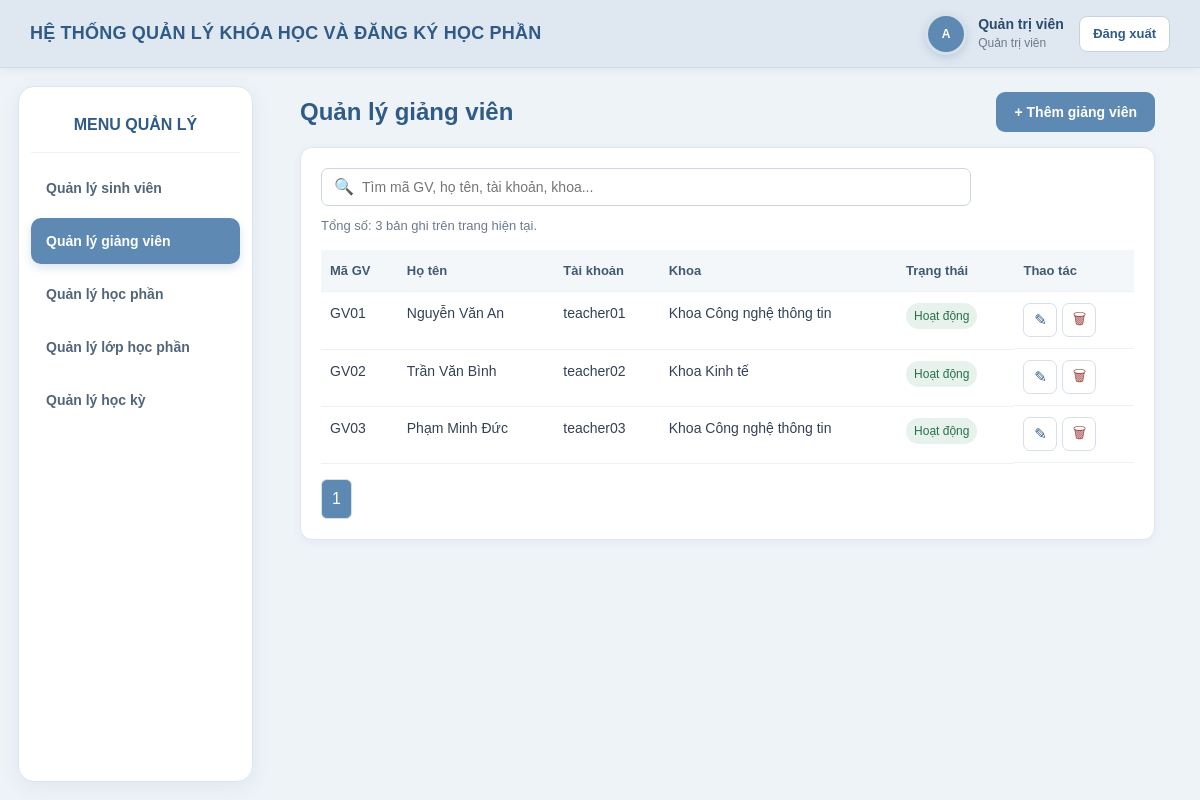
The page /BTL_web/public/index.php?r=admin/lecturers (signed in) on the database its author committed.
### tables this page shows
CREATE TABLE IF NOT EXISTS `lecturers` (
  `user_id` int NOT NULL,
  `lecturer_code` varchar(30) NOT NULL,
  `faculty_id` int NOT NULL,
  PRIMARY KEY (`user_id`),
  UNIQUE KEY `lecturer_code` (`lecturer_code`),
  KEY `faculty_id` (`faculty_id`)
);

CREATE TABLE IF NOT EXISTS `users` (
  `id` int NOT NULL AUTO_INCREMENT,
  `username` varchar(50) NOT NULL,
  `password_hash` varchar(255) NOT NULL,
  `full_name` varchar(100) NOT NULL,
  `role` enum('admin','teacher','student') NOT NULL,
  `status` tinyint(1) NOT NULL DEFAULT '1',
  `created_at` timestamp NULL DEFAULT CURRENT_TIMESTAMP,
  PRIMARY KEY (`id`),
  UNIQUE KEY `username` (`username`)
);

CREATE TABLE IF NOT EXISTS `faculties` (
  `id` int NOT NULL AUTO_INCREMENT,
  `code` varchar(20) NOT NULL,
  `name` varchar(150) NOT NULL,
  PRIMARY KEY (`id`),
  UNIQUE KEY `code` (`code`),
  UNIQUE KEY `name` (`name`)
);

### BTL_web/src/Core/Controller.php (called while the page is built, shortened)
<?php
abstract class Controller {
    protected function view(string $name, array $data=[]): void { extract($data); require dirname(__DIR__) . '/View/' . $name . '.php'; }
}

### BTL_web/src/Controller/LecturerController.php (called while the page is built, shortened)
<?php
class LecturerController extends Controller { private function repo():LecturerRepository{return new LecturerRepository($this->pdo);}
 public function index():void{Auth::requireRole('admin');$q=trim($_GET['q']??'');$page=max(1,(int)($_GET['page']??1));$r=$this->repo();$total=$r->count($q);[$page,$per,$off,$pages]=paginate($page,8,$total);$this->view('admin/lecturers/index',['rows'=>$r->findPage($q,$per,$off),'q'=>$q,'page'=>$page,'pages'=>$pages]);}
}

### BTL_web/src/Core/Router.php (called while the page is built, shortened)
<?php
class Router
{
    public function dispatch(string $route): void
    {
        [$class, $method] = $map[$route];
        $obj = new $class($this->pdo);
        $obj->$method();
    }
}

### BTL_web/public/index.php (called while the page is built, shortened)
<?php
require_once dirname(__DIR__) . '/src/Core/helpers.php';
require_once dirname(__DIR__) . '/src/Core/Controller.php';
require_once dirname(__DIR__) . '/src/Core/Router.php';
spl_autoload_register(function (string $class): void {
    $prefix = 'App\\';
    $file = dirname(__DIR__) . '/src/' . str_replace('\\', '/', substr($class, strlen($prefix))) . '.php';
});
$pdo = Database::connection();
$router = new Router($pdo);
$router->dispatch($_GET['r'] ?? 'home');

### BTL_web/src/Core/helpers.php (called while the page is built, shortened)
<?php
function e(mixed $value): string { return htmlspecialchars((string)$value, ENT_QUOTES | ENT_SUBSTITUTE, 'UTF-8'); }
function csrf_token(): string { return $_SESSION['_csrf'] ??= bin2hex(random_bytes(32)); }
function paginate(int $page, int $perPage, int $total): array { $perPage=max(1,min(50,$perPage)); $pages=max(1,(int)ceil($total/$perPage)); $page=max(1,min($pages,$page)); return [$page,$perPage,($page-1)*$perPage,$pages]; }

### BTL_web/src/Repository/LecturerRepository.php (called while the page is built, shortened)
<?php
class LecturerRepository
{
    private PDO $pdo;
    public function __construct(PDO $pdo)
    {
        $this->pdo = $pdo;
    }
public function count(string $q = ''): int
{
    $like = '%' . trim($q) . '%';
    $sql = "
        SELECT COUNT(*)
        FROM lecturers l
        INNER JOIN users u
            ON u.id = l.user_id
        LEFT JOIN faculties f
            ON f.id = l.faculty_id
        WHERE
            l.lecturer_code LIKE :q1
            OR u.full_name LIKE :q2
            OR u.username LIKE :q3
            OR f.name LIKE :q4
    ";
    $stmt = $this->pdo->prepare($sql);
    $stmt->execute([
        ':q1' => $like,
        ':q2' => $like,
        ':q3' => $like,
        ':q4' => $like
    ]);
    return (int)$stmt->fetchColumn();
}
public function findPage(
    string $q,
    int $limit,
    int $offset
): array {
    $like = '%' . trim($q) . '%';
    $limit = max(
        1,
        min((int)$limit, 100)
    );
    $offset = max(
        0,
        (int)$offset
    );
    $sql = "
        SELECT
            l.user_id,
            l.lecturer_code,
            u.username,
            u.full_name,
            u.status,
            l.faculty_id,
            f.name AS faculty_name
        FROM lecturers l
        INNER JOIN users u
            ON u.id = l.user_id
        LEFT JOIN faculties f
            ON f.id = l.faculty_id
        WHERE
            l.lecturer_code LIKE :q1
            OR u.full_name LIKE :q2
            OR u.username LIKE :q3
            OR f.name LIKE :q4
        ORDER BY
            l.lecturer_code ASC
        LIMIT :lim
        OFFSET :off
    ";
    $stmt = $this->pdo->prepare($sql);
    $stmt->bindValue(
        ':q1',
        $like,
        PDO::PARAM_STR
    );
    $stmt->bindValue(
        ':q2',
        $like,
        PDO::PARAM_STR
    );
    $stmt->bindValue(
        ':q3',
        $like,
        PDO::PARAM_STR
    );
    $stmt->bindValue(
        ':q4',
        $like,
        PDO::PARAM_STR
    );
    $stmt->bindValue(
        ':lim',
        $limit,
        PDO::PARAM_INT
    );
    $stmt->bindValue(
        ':off',
        $offset,
        PDO::PARAM_INT
    );
    $stmt->execute();
    return $stmt->fetchAll(PDO::FETCH_ASSOC);
}
}

### BTL_web/src/View/admin/lecturers/index.php (the view, shortened to what this page needs)
<?php
include dirname(__DIR__, 2) . '/layout/header.php';
$endpoint = BASE_URL . '?r=api/admin/search';
?>
<div data-admin-search data-type="lecturers" data-endpoint="<?= e($endpoint) ?>" data-base-url="<?= e(BASE_URL) ?>" data-csrf="<?= e(csrf_token()) ?>">
    <div class="admin-toolbar">
        <h2>Quản lý giảng viên</h2>
        <a class="btn" href="<?= e(BASE_URL) ?>?r=admin/lecturer/create">+ Thêm giảng viên</a>
    </div>
    <div class="card">
        <div class="search-row">
            <div class="smart-search">
                <span class="search-icon">🔍</span>
                <input class="input" type="text" data-search-input value="<?= e($q ?? '') ?>" placeholder="Tìm mã GV, họ tên, tài khoản, khoa..." autocomplete="off">
            </div>
        </div>
        <div class="search-status muted" data-search-result>
            <?= !empty($q) ? 'Kết quả tìm kiếm cho “' . e($q) . '”.' : 'Tổng số: ' . count($rows ?? []) . ' bản ghi trên trang hiện tại.' ?>
        </div>
        <div style="overflow-x:auto; margin-top:14px;">
            <table>
                <thead><tr><th>Mã GV</th><th>Họ tên</th><th>Tài khoản</th><th>Khoa</th><th>Trạng thái</th><th>Thao tác</th></tr></thead>
                <tbody data-search-body>
                    <?php if (empty($rows)): ?>
                        <tr><td colspan="6" class="empty-row">Không tìm thấy giảng viên phù hợp.</td></tr>
                    <?php else: ?>
                        <?php foreach ($rows as $r): ?>
                            <tr>
                                <td><?= e($r['lecturer_code']) ?></td>
                                <td><?= e($r['full_name']) ?></td>
                                <td><?= e($r['username']) ?></td>
                                <td><?= e($r['faculty_name']) ?></td>
                                <td><span class="badge <?= !$r['status'] ? 'off' : '' ?>"><?= $r['status'] ? 'Hoạt động' : 'Khóa' ?></span></td>
                                <td class="actions"><div class="action-row">
                                    <a class="icon-btn" title="Sửa" aria-label="Sửa" href="<?= e(BASE_URL) ?>?r=admin/lecturer/edit&id=<?= (int)$r['user_id'] ?>">✎</a>
                                    <form method="post" action="<?= e(BASE_URL) ?>?r=admin/lecturer/delete" onsubmit="return confirm('Bạn có chắc muốn xóa giảng viên này?');">
                                        <button class="icon-btn danger" type="submit" title="Xóa" aria-label="Xóa">🗑</button>
                                    </form>
                                </div></td>
                            </tr>
                        <?php endforeach; ?>
                    <?php endif; ?>
                </tbody>
            </table>
        </div>
        <div class="pagination" data-search-pagination>
            <?php for ($i = 1; $i <= ($pages ?? 1); $i++): ?>
                <a class="<?= $i === ($page ?? 1) ? 'active' : '' ?>" href="<?= e(BASE_URL) ?>?r=admin/lecturers&q=<?= urlencode($q ?? '') ?>&page=<?= $i ?>"><?= $i ?></a>
            <?php endfor; ?>
        </div>
    </div>
</div>
<?php include dirname(__DIR__, 2) . '/layout/footer.php'; ?>

### BTL_web/src/View/layout/header.php (style rules this page uses)
* { box-sizing: border-box; }
html, body { margin: 0; padding: 0; }
html { height: 100%; }
body { min-height: 100vh; font-family: Arial, sans-serif; background: #eef3f8; color: #334155; line-height: 1.5; overflow-x: hidden; }
a { text-decoration: none; color: #315b87; }
button, input, select, textarea { font-family: Arial, sans-serif; }
h1, h2, h3 { color: #315b87; }
h2 { margin-top: 0; }
.card { background: #ffffff; border: 1px solid #e0e6ed; border-radius: 12px; padding: 20px; box-shadow: 0 2px 8px rgba( 49, 91, 135, .06 ); margin-bottom: 18px; }
.input, select, textarea { width: 100%; padding: 10px 11px; border: 1px solid #ccd7e3; border-radius: 7px; background: #ffffff; color: #334155; font-family: Arial, sans-serif; font-size: 14px; }
.btn { min-width: 110px; min-height: 40px; padding: 9px 18px; border: none; border-radius: 9px; background: #5d89b2; color: #ffffff; cursor: pointer; display: inline-flex; align-items: center; justify-content: center; text-align: center; font-size: 14px; font-weight: 600; transition: background .2s ease, transform .15s ease, box-shadow .2s ease; white-space: nowrap; }
table { width: 100%; border-collapse: collapse; }
th, td { padding: 11px 9px; border-bottom: 1px solid #edf0f4; text-align: left; font-size: 14px; vertical-align: top; }
th { background: #f4f7fa; font-size: 13px; color: #415a73; }
.badge { display: inline-block; padding: 4px 8px; border-radius: 20px; font-size: 12px; background: #e7f2ec; color: #28704d; }
.pagination { display: flex; gap: 7px; margin-top: 15px; flex-wrap: wrap; }
.pagination a, .pagination span { padding: 7px 10px; border: 1px solid #d7e0e9; border-radius: 6px; }
.pagination .active { background: #5d89b2; color: #ffffff; }
.muted { color: #6b7b8c; font-size: 13px; }
.actions { display: flex; gap: 6px; flex-wrap: wrap; }

### BTL_web/src/View/admin/lecturers/index.php (style rules this page uses)
.smart-search { position:relative; flex:1 1 420px; max-width:650px; }
.smart-search .search-icon { position:absolute; left:13px; top:50%; transform:translateY(-50%); pointer-events:none; }
.smart-search .input { padding-left:40px; padding-right:40px; width:100%; min-width:0; }
.admin-toolbar { display:flex; align-items:center; justify-content:space-between; gap:15px; flex-wrap:wrap; margin-bottom:15px; }
.admin-toolbar h2 { margin:0; }
.search-row { display:flex; align-items:center; gap:12px; flex-wrap:wrap; }
.search-status { margin-top:10px; }
.action-row { display:flex; align-items:center; gap:5px; flex-wrap:nowrap; white-space:nowrap; }
.actions { white-space:nowrap; }
.actions form { margin:0; display:inline-flex; }
.icon-btn { width:34px; height:34px; padding:0; display:inline-flex; align-items:center; justify-content:center; border:1px solid #d5e0ea; border-radius:7px; background:#fff; color:#315b87; cursor:pointer; text-decoration:none; font-size:15px; }
.icon-btn.danger { color:#a04444; }

### rows shown on the page
lecturers: lecturer_code "GV01", user_id.full_name "Nguyễn Văn An", user_id.username "teacher01", faculty.name "Khoa Công nghệ thông tin"
lecturers: lecturer_code "GV02", user_id.full_name "Trần Văn Bình", user_id.username "teacher02", faculty.name "Khoa Kinh tế"
lecturers: lecturer_code "GV03", user_id.full_name "Phạm Minh Đức", user_id.username "teacher03", faculty.name "Khoa Công nghệ thông tin"

### other values the page prints
$avatarText "A"
$fullName "Quản trị viên"
$roleName "Quản trị viên"
count($rows ?? []) "3"
